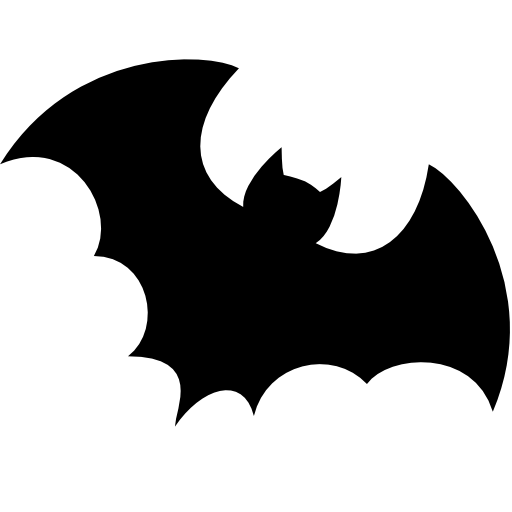
#> input picture bot/resources/bat-clipart.png, 512 x 512 px
$ python -i spookifications.py   (imports and definitions only)
#> lines starting #> are read from the running program, lines starting #| are printed output that depends on the picture; after the words box and inside, x2 and y2 are one past the last pixel; in counts of white or black regions, pixels touching at a corner belong together
#> further down, picture is the input picture: PIL image 512x512 RGBA; mean R, G, B, A 169.6, 169.6, 169.6, 84.3
import logging
from random import choice, randint

from PIL import Image
from PIL import ImageOps

log = logging.getLogger()


def inversion(im):
    """Inverts an image.

    Returns an inverted image when supplied with an Image object.
    """
    im = im.convert('RGB')
    inv = ImageOps.invert(im)
    return inv


def pentagram(im):
    """Adds pentagram to image."""
    im = im.convert('RGB')
    wt, ht = im.size
    penta = Image.open('bot/resources/bloody-pentagram.png')
    penta = penta.resize((wt, ht))
    im.paste(penta, (0, 0), penta)
    return im


def bat(im):
    """Adds a bat silhoutte to the image.

    The bat silhoutte is of a size at least one-fifths that of the original
    image and may be rotated upto 90 degrees anti-clockwise."""
    im = im.convert('RGB')
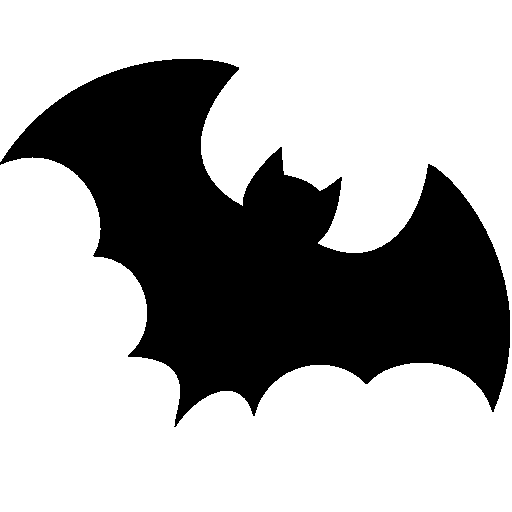
#> im: PIL image 512x512 RGB; 66.5% white; 1 black region, box (x1, y1, x2, y2) and area: (0, 59, 510, 427) 87762
    wt, ht = im.size
#> wt = 512; ht = 512
    bat = Image.open('bot/resources/bat-clipart.png')
    bat_size = randint(wt//5, wt)
#> bat_size = 299
    rot = randint(0, 90)
    bat = bat.resize((bat_size, bat_size))
    bat = bat.rotate(rot)
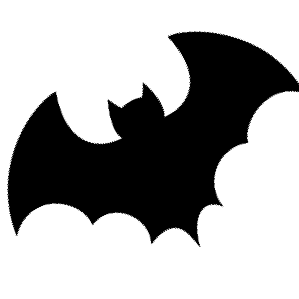
#> bat: PIL image 299x299 RGBA; mean R, G, B, A 0, 0, 0, 84.2; transparent parts drawn white
    x = randint(0, wt-bat_size)
#> x = 10
    y = randint(0, wt-bat_size)
#> y = 66
    im.paste(bat, (x, y), bat)
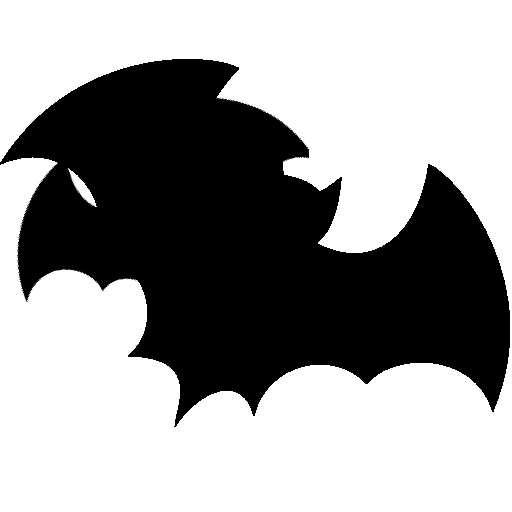
#> im: PIL image 512x512 RGB; min 0, max 255, mean 155.9
    return im


def get_random_effect(im):
    """Randomly selects and applies an effect."""
    effects = [inversion, pentagram, bat]
    effect = choice(effects)
    log.info("Spookyavatar's chosen effect:" + str(effect))
    return effect(im)

>>> from PIL import Image
>>> picture = Image.open('bat-clipart.png')
>>> result = bat(picture)
